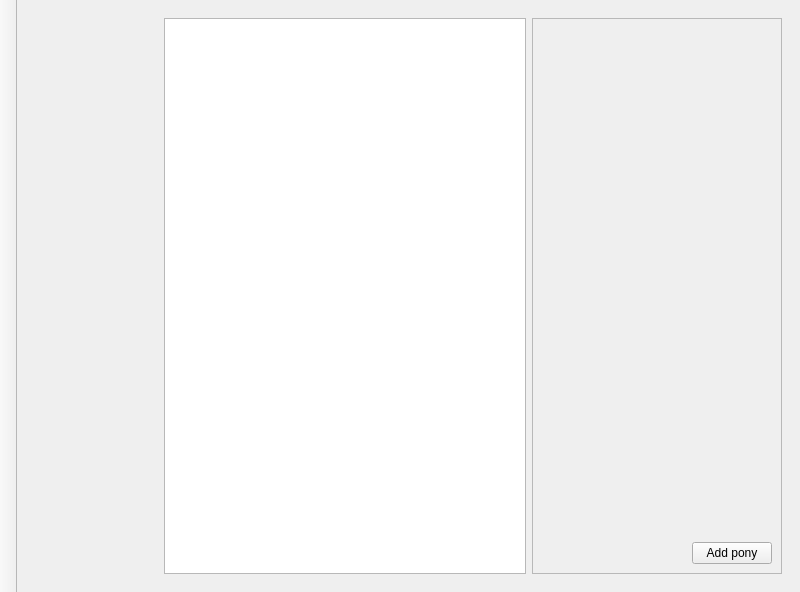
<?xml version="1.0" encoding="UTF-8"?>
<ui version="4.0">
 <class>ConfigWindow</class>
 <widget class="QMainWindow" name="ConfigWindow">
  <property name="geometry">
   <rect>
    <x>0</x>
    <y>0</y>
    <width>800</width>
    <height>592</height>
   </rect>
  </property>
  <property name="windowTitle">
   <string>Qt Ponies</string>
  </property>
  <widget class="QWidget" name="centralwidget">
   <layout class="QGridLayout" name="gridLayout">
    <item row="0" column="0">
     <widget class="QStackedWidget" name="stackedWidget">
      <property name="currentIndex">
       <number>0</number>
      </property>
      <widget class="QWidget" name="addpage">
       <layout class="QGridLayout" name="gridLayout_2">
        <item row="0" column="2" rowspan="3" colspan="3">
         <widget class="QFrame" name="frame">
          <property name="minimumSize">
           <size>
            <width>250</width>
            <height>0</height>
           </size>
          </property>
          <property name="frameShape">
           <enum>QFrame::StyledPanel</enum>
          </property>
          <property name="frameShadow">
           <enum>QFrame::Raised</enum>
          </property>
          <layout class="QGridLayout" name="gridLayout_3">
           <item row="7" column="0">
            <spacer name="horizontalSpacer_2">
             <property name="orientation">
              <enum>Qt::Horizontal</enum>
             </property>
             <property name="sizeHint" stdset="0">
              <size>
               <width>40</width>
               <height>20</height>
              </size>
             </property>
            </spacer>
           </item>
           <item row="7" column="1">
            <widget class="QPushButton" name="addpony_button">
             <property name="text">
              <string>Add pony</string>
             </property>
            </widget>
           </item>
           <item row="5" column="0" colspan="2">
            <spacer name="verticalSpacer">
             <property name="orientation">
              <enum>Qt::Vertical</enum>
             </property>
             <property name="sizeHint" stdset="0">
              <size>
               <width>20</width>
               <height>40</height>
              </size>
             </property>
            </spacer>
           </item>
           <item row="3" column="0" colspan="2">
            <spacer name="verticalSpacer_2">
             <property name="orientation">
              <enum>Qt::Vertical</enum>
             </property>
             <property name="sizeType">
              <enum>QSizePolicy::Fixed</enum>
             </property>
             <property name="sizeHint" stdset="0">
              <size>
               <width>20</width>
               <height>80</height>
              </size>
             </property>
            </spacer>
           </item>
           <item row="1" column="0" colspan="2">
            <widget class="QLabel" name="label_ponyname">
             <property name="font">
              <font>
               <pointsize>14</pointsize>
               <weight>75</weight>
               <bold>true</bold>
              </font>
             </property>
             <property name="text">
              <string/>
             </property>
             <property name="alignment">
              <set>Qt::AlignCenter</set>
             </property>
            </widget>
           </item>
           <item row="0" column="0" colspan="2">
            <spacer name="verticalSpacer_3">
             <property name="orientation">
              <enum>Qt::Vertical</enum>
             </property>
             <property name="sizeType">
              <enum>QSizePolicy::Fixed</enum>
             </property>
             <property name="sizeHint" stdset="0">
              <size>
               <width>20</width>
               <height>100</height>
              </size>
             </property>
            </spacer>
           </item>
           <item row="4" column="0" colspan="2">
            <widget class="QLabel" name="image_label">
             <property name="sizePolicy">
              <sizepolicy hsizetype="Preferred" vsizetype="Preferred">
               <horstretch>0</horstretch>
               <verstretch>0</verstretch>
              </sizepolicy>
             </property>
             <property name="minimumSize">
              <size>
               <width>0</width>
               <height>0</height>
              </size>
             </property>
             <property name="baseSize">
              <size>
               <width>0</width>
               <height>0</height>
              </size>
             </property>
             <property name="text">
              <string/>
             </property>
             <property name="alignment">
              <set>Qt::AlignCenter</set>
             </property>
            </widget>
           </item>
          </layout>
         </widget>
        </item>
        <item row="0" column="1" rowspan="3">
         <widget class="QTreeView" name="available_list">
          <property name="editTriggers">
           <set>QAbstractItemView::NoEditTriggers</set>
          </property>
          <property name="showDropIndicator" stdset="0">
           <bool>false</bool>
          </property>
          <property name="alternatingRowColors">
           <bool>true</bool>
          </property>
          <property name="selectionMode">
           <enum>QAbstractItemView::ExtendedSelection</enum>
          </property>
          <property name="selectionBehavior">
           <enum>QAbstractItemView::SelectRows</enum>
          </property>
          <property name="rootIsDecorated">
           <bool>false</bool>
          </property>
          <property name="allColumnsShowFocus">
           <bool>true</bool>
          </property>
          <property name="headerHidden">
           <bool>true</bool>
          </property>
         </widget>
        </item>
        <item row="0" column="0">
         <widget class="QTabBar" name="tabbar" native="true">
          <property name="sizePolicy">
           <sizepolicy hsizetype="Preferred" vsizetype="Maximum">
            <horstretch>0</horstretch>
            <verstretch>0</verstretch>
           </sizepolicy>
          </property>
          <property name="usesScrollButtons" stdset="0">
           <bool>true</bool>
          </property>
         </widget>
        </item>
       </layout>
      </widget>
      <widget class="QWidget" name="activepage">
       <layout class="QGridLayout" name="gridLayout_4">
        <item row="0" column="1">
         <widget class="QFrame" name="frame_2">
          <property name="frameShape">
           <enum>QFrame::StyledPanel</enum>
          </property>
          <property name="frameShadow">
           <enum>QFrame::Raised</enum>
          </property>
          <layout class="QGridLayout" name="gridLayout_5">
           <item row="0" column="0">
            <widget class="QPushButton" name="removepony_button">
             <property name="text">
              <string>Remove pony</string>
             </property>
            </widget>
           </item>
          </layout>
         </widget>
        </item>
        <item row="0" column="0">
         <widget class="QTreeView" name="active_list">
          <property name="editTriggers">
           <set>QAbstractItemView::NoEditTriggers</set>
          </property>
          <property name="alternatingRowColors">
           <bool>true</bool>
          </property>
          <property name="selectionMode">
           <enum>QAbstractItemView::ExtendedSelection</enum>
          </property>
          <property name="selectionBehavior">
           <enum>QAbstractItemView::SelectRows</enum>
          </property>
          <property name="rootIsDecorated">
           <bool>false</bool>
          </property>
          <property name="allColumnsShowFocus">
           <bool>true</bool>
          </property>
          <property name="headerHidden">
           <bool>true</bool>
          </property>
         </widget>
        </item>
       </layout>
      </widget>
      <widget class="QWidget" name="configpage">
       <layout class="QGridLayout" name="gridLayout_6">
        <item row="0" column="0" colspan="3">
         <widget class="QTabWidget" name="tabWidget">
          <property name="currentIndex">
           <number>0</number>
          </property>
          <widget class="QWidget" name="tab">
           <attribute name="title">
            <string>General</string>
           </attribute>
           <layout class="QGridLayout" name="gridLayout_7">
            <item row="1" column="1" colspan="2">
             <widget class="QCheckBox" name="alwaysontop">
              <property name="sizePolicy">
               <sizepolicy hsizetype="Minimum" vsizetype="Fixed">
                <horstretch>0</horstretch>
                <verstretch>0</verstretch>
               </sizepolicy>
              </property>
              <property name="layoutDirection">
               <enum>Qt::LeftToRight</enum>
              </property>
              <property name="text">
               <string/>
              </property>
              <property name="checked">
               <bool>true</bool>
              </property>
              <property name="autoRepeat">
               <bool>false</bool>
              </property>
             </widget>
            </item>
            <item row="4" column="0" colspan="3">
             <spacer name="verticalSpacer_4">
              <property name="orientation">
               <enum>Qt::Vertical</enum>
              </property>
              <property name="sizeHint" stdset="0">
               <size>
                <width>20</width>
                <height>40</height>
               </size>
              </property>
             </spacer>
            </item>
            <item row="1" column="0">
             <widget class="QLabel" name="label_3">
              <property name="text">
               <string>&amp;Always on top</string>
              </property>
              <property name="buddy">
               <cstring>alwaysontop</cstring>
              </property>
             </widget>
            </item>
            <item row="2" column="0">
             <widget class="QLabel" name="label_bypass_wm">
              <property name="text">
               <string>Bypass X11 window manager</string>
              </property>
              <property name="buddy">
               <cstring>x11_bypass_wm</cstring>
              </property>
             </widget>
            </item>
            <item row="2" column="1" colspan="2">
             <widget class="QCheckBox" name="x11_bypass_wm">
              <property name="text">
               <string/>
              </property>
             </widget>
            </item>
            <item row="3" column="0">
             <widget class="QLabel" name="label_5">
              <property name="text">
               <string>Pony data directory</string>
              </property>
              <property name="buddy">
               <cstring>ponydata_directory</cstring>
              </property>
             </widget>
            </item>
            <item row="3" column="1">
             <widget class="QLineEdit" name="ponydata_directory">
              <property name="sizePolicy">
               <sizepolicy hsizetype="Preferred" vsizetype="Fixed">
                <horstretch>0</horstretch>
                <verstretch>0</verstretch>
               </sizepolicy>
              </property>
             </widget>
            </item>
            <item row="3" column="2">
             <widget class="QToolButton" name="change_ponydata_dir">
              <property name="text">
               <string>...</string>
              </property>
             </widget>
            </item>
           </layout>
          </widget>
          <widget class="QWidget" name="tab_2">
           <attribute name="title">
            <string>Speech</string>
           </attribute>
           <layout class="QGridLayout" name="gridLayout_8">
            <item row="1" column="1">
             <widget class="QSpinBox" name="textdelay">
              <property name="maximumSize">
               <size>
                <width>100</width>
                <height>16777215</height>
               </size>
              </property>
              <property name="alignment">
               <set>Qt::AlignRight|Qt::AlignTrailing|Qt::AlignVCenter</set>
              </property>
              <property name="buttonSymbols">
               <enum>QAbstractSpinBox::UpDownArrows</enum>
              </property>
              <property name="suffix">
               <string>ms</string>
              </property>
              <property name="maximum">
               <number>100000</number>
              </property>
              <property name="singleStep">
               <number>10</number>
              </property>
              <property name="value">
               <number>2000</number>
              </property>
             </widget>
            </item>
            <item row="4" column="0" colspan="2">
             <spacer name="verticalSpacer_5">
              <property name="orientation">
               <enum>Qt::Vertical</enum>
              </property>
              <property name="sizeHint" stdset="0">
               <size>
                <width>20</width>
                <height>40</height>
               </size>
              </property>
             </spacer>
            </item>
            <item row="1" column="0">
             <widget class="QLabel" name="label">
              <property name="text">
               <string>Text &amp;delay</string>
              </property>
              <property name="buddy">
               <cstring>textdelay</cstring>
              </property>
             </widget>
            </item>
            <item row="0" column="0">
             <widget class="QLabel" name="label_2">
              <property name="text">
               <string>&amp;Speech enabled</string>
              </property>
              <property name="textFormat">
               <enum>Qt::AutoText</enum>
              </property>
              <property name="buddy">
               <cstring>speechenabled</cstring>
              </property>
             </widget>
            </item>
            <item row="0" column="1">
             <widget class="QCheckBox" name="speechenabled">
              <property name="layoutDirection">
               <enum>Qt::LeftToRight</enum>
              </property>
              <property name="text">
               <string/>
              </property>
              <property name="checked">
               <bool>true</bool>
              </property>
             </widget>
            </item>
            <item row="2" column="0">
             <widget class="QLabel" name="label_4">
              <property name="text">
               <string>&amp;Play sounds</string>
              </property>
              <property name="buddy">
               <cstring>playsounds</cstring>
              </property>
             </widget>
            </item>
            <item row="2" column="1">
             <widget class="QCheckBox" name="playsounds">
              <property name="layoutDirection">
               <enum>Qt::LeftToRight</enum>
              </property>
              <property name="text">
               <string/>
              </property>
             </widget>
            </item>
            <item row="3" column="0" colspan="2">
             <widget class="QGroupBox" name="groupBox">
              <property name="title">
               <string>Sound</string>
              </property>
             </widget>
            </item>
           </layout>
          </widget>
         </widget>
        </item>
        <item row="1" column="0">
         <spacer name="horizontalSpacer">
          <property name="orientation">
           <enum>Qt::Horizontal</enum>
          </property>
          <property name="sizeHint" stdset="0">
           <size>
            <width>40</width>
            <height>20</height>
           </size>
          </property>
         </spacer>
        </item>
        <item row="1" column="2">
         <widget class="QPushButton" name="acceptsettings">
          <property name="text">
           <string>Accept</string>
          </property>
         </widget>
        </item>
        <item row="1" column="1">
         <widget class="QPushButton" name="resetsettings">
          <property name="text">
           <string>Reset</string>
          </property>
         </widget>
        </item>
       </layout>
      </widget>
     </widget>
    </item>
   </layout>
  </widget>
  <widget class="QToolBar" name="toolBar">
   <property name="sizePolicy">
    <sizepolicy hsizetype="Fixed" vsizetype="Preferred">
     <horstretch>0</horstretch>
     <verstretch>0</verstretch>
    </sizepolicy>
   </property>
   <property name="windowTitle">
    <string>toolBar</string>
   </property>
   <property name="movable">
    <bool>false</bool>
   </property>
   <property name="toolButtonStyle">
    <enum>Qt::ToolButtonTextUnderIcon</enum>
   </property>
   <property name="floatable">
    <bool>false</bool>
   </property>
   <attribute name="toolBarArea">
    <enum>LeftToolBarArea</enum>
   </attribute>
   <attribute name="toolBarBreak">
    <bool>false</bool>
   </attribute>
  </widget>
 </widget>
 <customwidgets>
  <customwidget>
   <class>QTabBar</class>
   <extends>QWidget</extends>
   <header>qtabbar.h</header>
  </customwidget>
 </customwidgets>
 <resources/>
 <connections>
  <connection>
   <sender>speechenabled</sender>
   <signal>toggled(bool)</signal>
   <receiver>textdelay</receiver>
   <slot>setEnabled(bool)</slot>
   <hints>
    <hint type="sourcelabel">
     <x>732</x>
     <y>57</y>
    </hint>
    <hint type="destinationlabel">
     <x>732</x>
     <y>78</y>
    </hint>
   </hints>
  </connection>
  <connection>
   <sender>speechenabled</sender>
   <signal>toggled(bool)</signal>
   <receiver>playsounds</receiver>
   <slot>setEnabled(bool)</slot>
   <hints>
    <hint type="sourcelabel">
     <x>732</x>
     <y>57</y>
    </hint>
    <hint type="destinationlabel">
     <x>732</x>
     <y>104</y>
    </hint>
   </hints>
  </connection>
  <connection>
   <sender>speechenabled</sender>
   <signal>toggled(bool)</signal>
   <receiver>groupBox</receiver>
   <slot>setVisible(bool)</slot>
   <hints>
    <hint type="sourcelabel">
     <x>732</x>
     <y>57</y>
    </hint>
    <hint type="destinationlabel">
     <x>149</x>
     <y>129</y>
    </hint>
   </hints>
  </connection>
  <connection>
   <sender>addpony_button</sender>
   <signal>clicked()</signal>
   <receiver>ConfigWindow</receiver>
   <slot>add_pony()</slot>
   <hints>
    <hint type="sourcelabel">
     <x>770</x>
     <y>562</y>
    </hint>
    <hint type="destinationlabel">
     <x>782</x>
     <y>583</y>
    </hint>
   </hints>
  </connection>
  <connection>
   <sender>removepony_button</sender>
   <signal>clicked()</signal>
   <receiver>ConfigWindow</receiver>
   <slot>remove_pony_activelist()</slot>
   <hints>
    <hint type="sourcelabel">
     <x>770</x>
     <y>307</y>
    </hint>
    <hint type="destinationlabel">
     <x>716</x>
     <y>583</y>
    </hint>
   </hints>
  </connection>
  <connection>
   <sender>resetsettings</sender>
   <signal>clicked()</signal>
   <receiver>ConfigWindow</receiver>
   <slot>load_settings()</slot>
   <hints>
    <hint type="sourcelabel">
     <x>696</x>
     <y>573</y>
    </hint>
    <hint type="destinationlabel">
     <x>604</x>
     <y>588</y>
    </hint>
   </hints>
  </connection>
  <connection>
   <sender>acceptsettings</sender>
   <signal>clicked()</signal>
   <receiver>ConfigWindow</receiver>
   <slot>save_settings()</slot>
   <hints>
    <hint type="sourcelabel">
     <x>781</x>
     <y>573</y>
    </hint>
    <hint type="destinationlabel">
     <x>794</x>
     <y>570</y>
    </hint>
   </hints>
  </connection>
  <connection>
   <sender>playsounds</sender>
   <signal>toggled(bool)</signal>
   <receiver>groupBox</receiver>
   <slot>setVisible(bool)</slot>
   <hints>
    <hint type="sourcelabel">
     <x>732</x>
     <y>104</y>
    </hint>
    <hint type="destinationlabel">
     <x>149</x>
     <y>129</y>
    </hint>
   </hints>
  </connection>
  <connection>
   <sender>change_ponydata_dir</sender>
   <signal>clicked()</signal>
   <receiver>ConfigWindow</receiver>
   <slot>change_ponydata_directory()</slot>
   <hints>
    <hint type="sourcelabel">
     <x>751</x>
     <y>104</y>
    </hint>
    <hint type="destinationlabel">
     <x>443</x>
     <y>587</y>
    </hint>
   </hints>
  </connection>
 </connections>
 <slots>
  <slot>save_settings()</slot>
  <slot>remove_pony()</slot>
  <slot>remove_pony_all()</slot>
  <slot>remove_pony_activelist()</slot>
  <slot>newpony_list_changed(QModelIndex)</slot>
  <slot>add_pony()</slot>
  <slot>update_active_list()</slot>
  <slot>toggle_window(QSystemTrayIcon::ActivationReason)</slot>
  <slot>load_settings()</slot>
  <slot>lettertab_changed(int)</slot>
  <slot>change_ponydata_directory()</slot>
 </slots>
</ui>
